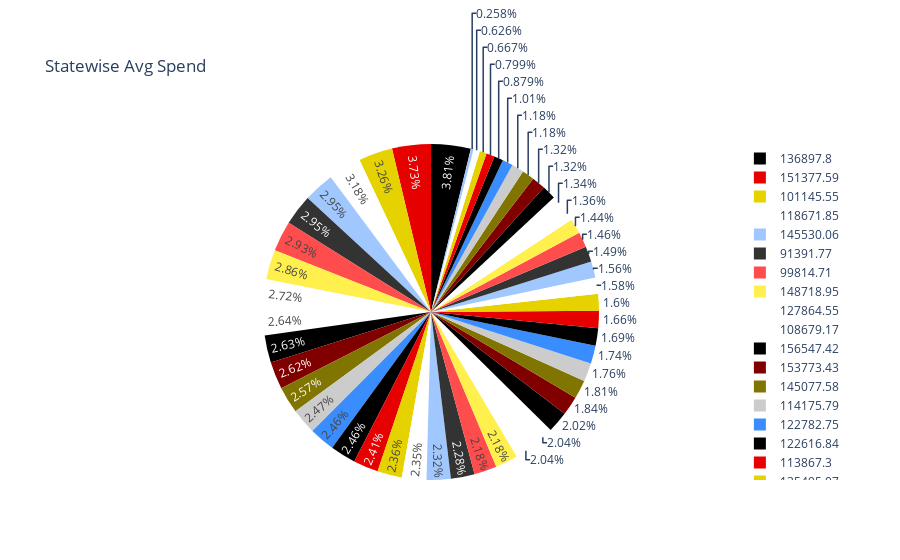

This figure's notebook cell:
### Code cell
fig = px.pie(startups, values='TotalSpend', names='Administration', color_discrete_sequence=px.colors.sequential.Blackbody, 
             title='Statewise Avg Spend',)
# colors = ['red', 'yellow', 'black']
# fig.update_traces(hoverinfo='percent', textinfo='percent+label', textfont_size=13,
#                   marker=dict(colors=colors,))
fig.show()
